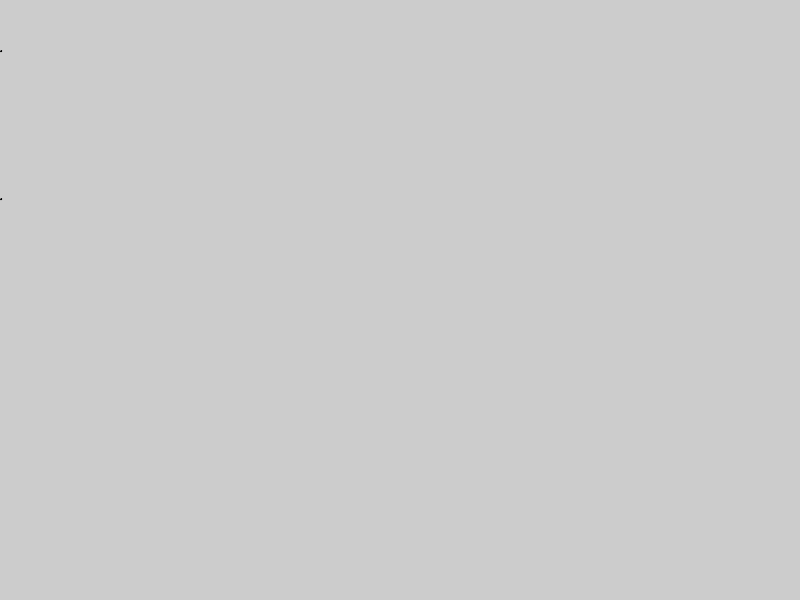
Frame 1 (no input)
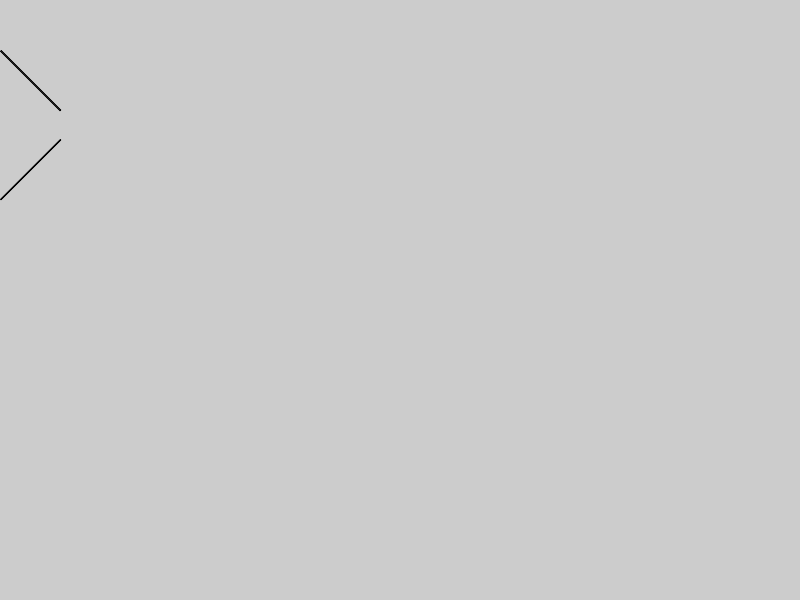
Frame 60 (the mouse pressed at the canvas centre just before this capture)
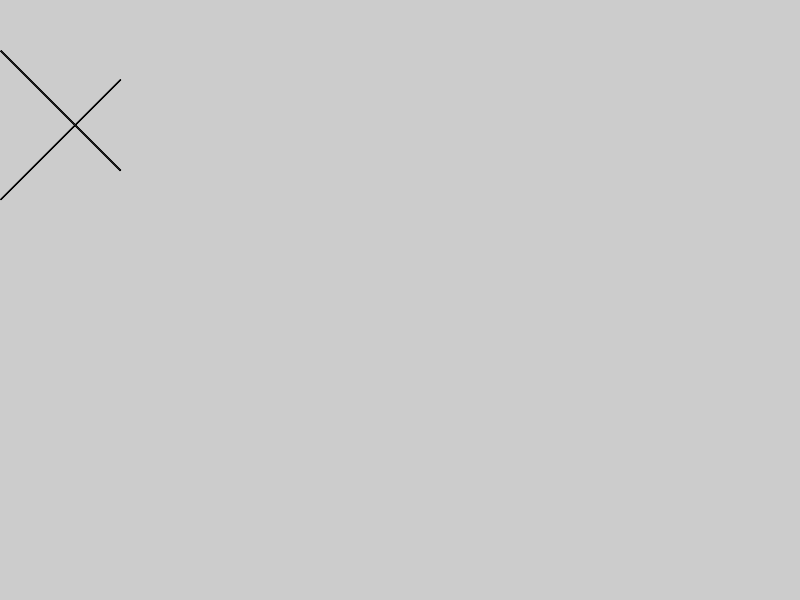
Frame 120 (the mouse held since frame 60 and released just before this capture)

The Processing sketch that drew these frames (run headless with seeded random() and noise(); from frame 60 on, the mouse is pressed at the canvas centre):

// Processing sketch: equation_of_line_perpindicular
// ── equation_of_line_perpindicular.pde
int x=0;
int m = -1;
int c = 200;
int y = m*x+c;

int a = 0;
int b = 1;
int s = 50;
int f = b*a+s;

void setup(){
  size(800,600);
}

void draw(){
  x = x + 1;
  y=m*x+c;
  ellipse(x,y,1,1);
  
  a=a+1;
  f=b*a+s;
  ellipse(a,f,1,1);
  


}
